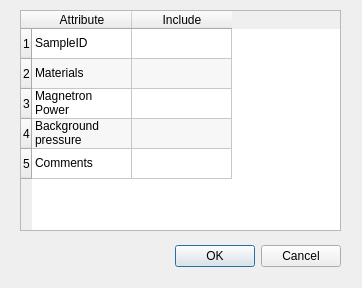
<?xml version="1.0" encoding="UTF-8"?>
<ui version="4.0">
 <class>Dialog</class>
 <widget class="QDialog" name="Dialog">
  <property name="geometry">
   <rect>
    <x>0</x>
    <y>0</y>
    <width>362</width>
    <height>288</height>
   </rect>
  </property>
  <property name="windowTitle">
   <string>Settings</string>
  </property>
  <widget class="QDialogButtonBox" name="buttonBox">
   <property name="geometry">
    <rect>
     <x>0</x>
     <y>240</y>
     <width>341</width>
     <height>32</height>
    </rect>
   </property>
   <property name="orientation">
    <enum>Qt::Horizontal</enum>
   </property>
   <property name="standardButtons">
    <set>QDialogButtonBox::Cancel|QDialogButtonBox::Ok</set>
   </property>
  </widget>
  <widget class="QTableWidget" name="legendAttributes">
   <property name="geometry">
    <rect>
     <x>20</x>
     <y>10</y>
     <width>321</width>
     <height>221</height>
    </rect>
   </property>
   <property name="frameShape">
    <enum>QFrame::StyledPanel</enum>
   </property>
   <property name="frameShadow">
    <enum>QFrame::Sunken</enum>
   </property>
   <property name="sizeAdjustPolicy">
    <enum>QAbstractScrollArea::AdjustIgnored</enum>
   </property>
   <property name="editTriggers">
    <set>QAbstractItemView::NoEditTriggers</set>
   </property>
   <property name="dragEnabled">
    <bool>false</bool>
   </property>
   <property name="alternatingRowColors">
    <bool>true</bool>
   </property>
   <property name="selectionBehavior">
    <enum>QAbstractItemView::SelectRows</enum>
   </property>
   <property name="textElideMode">
    <enum>Qt::ElideRight</enum>
   </property>
   <property name="gridStyle">
    <enum>Qt::SolidLine</enum>
   </property>
   <property name="sortingEnabled">
    <bool>true</bool>
   </property>
   <attribute name="horizontalHeaderCascadingSectionResizes">
    <bool>false</bool>
   </attribute>
   <row>
    <property name="text">
     <string>1</string>
    </property>
   </row>
   <row>
    <property name="text">
     <string>2</string>
    </property>
   </row>
   <row>
    <property name="text">
     <string>3</string>
    </property>
   </row>
   <row>
    <property name="text">
     <string>4</string>
    </property>
   </row>
   <row>
    <property name="text">
     <string>5</string>
    </property>
   </row>
   <column>
    <property name="text">
     <string>Attribute</string>
    </property>
   </column>
   <column>
    <property name="text">
     <string>Include</string>
    </property>
   </column>
   <item row="0" column="0">
    <property name="text">
     <string>SampleID</string>
    </property>
   </item>
   <item row="0" column="1">
    <property name="text">
     <string/>
    </property>
    <property name="checkState">
     <enum>Unchecked</enum>
    </property>
   </item>
   <item row="1" column="0">
    <property name="text">
     <string>Materials</string>
    </property>
   </item>
   <item row="1" column="1">
    <property name="text">
     <string/>
    </property>
    <property name="checkState">
     <enum>Unchecked</enum>
    </property>
   </item>
   <item row="2" column="0">
    <property name="text">
     <string>Magnetron Power</string>
    </property>
   </item>
   <item row="2" column="1">
    <property name="text">
     <string/>
    </property>
    <property name="checkState">
     <enum>Unchecked</enum>
    </property>
   </item>
   <item row="3" column="0">
    <property name="text">
     <string>Background pressure</string>
    </property>
   </item>
   <item row="3" column="1">
    <property name="text">
     <string/>
    </property>
    <property name="checkState">
     <enum>Unchecked</enum>
    </property>
   </item>
   <item row="4" column="0">
    <property name="text">
     <string>Comments</string>
    </property>
   </item>
   <item row="4" column="1">
    <property name="text">
     <string/>
    </property>
    <property name="checkState">
     <enum>Unchecked</enum>
    </property>
   </item>
  </widget>
 </widget>
 <resources/>
 <connections>
  <connection>
   <sender>buttonBox</sender>
   <signal>accepted()</signal>
   <receiver>Dialog</receiver>
   <slot>accept()</slot>
   <hints>
    <hint type="sourcelabel">
     <x>248</x>
     <y>254</y>
    </hint>
    <hint type="destinationlabel">
     <x>157</x>
     <y>274</y>
    </hint>
   </hints>
  </connection>
  <connection>
   <sender>buttonBox</sender>
   <signal>rejected()</signal>
   <receiver>Dialog</receiver>
   <slot>reject()</slot>
   <hints>
    <hint type="sourcelabel">
     <x>316</x>
     <y>260</y>
    </hint>
    <hint type="destinationlabel">
     <x>286</x>
     <y>274</y>
    </hint>
   </hints>
  </connection>
 </connections>
</ui>
